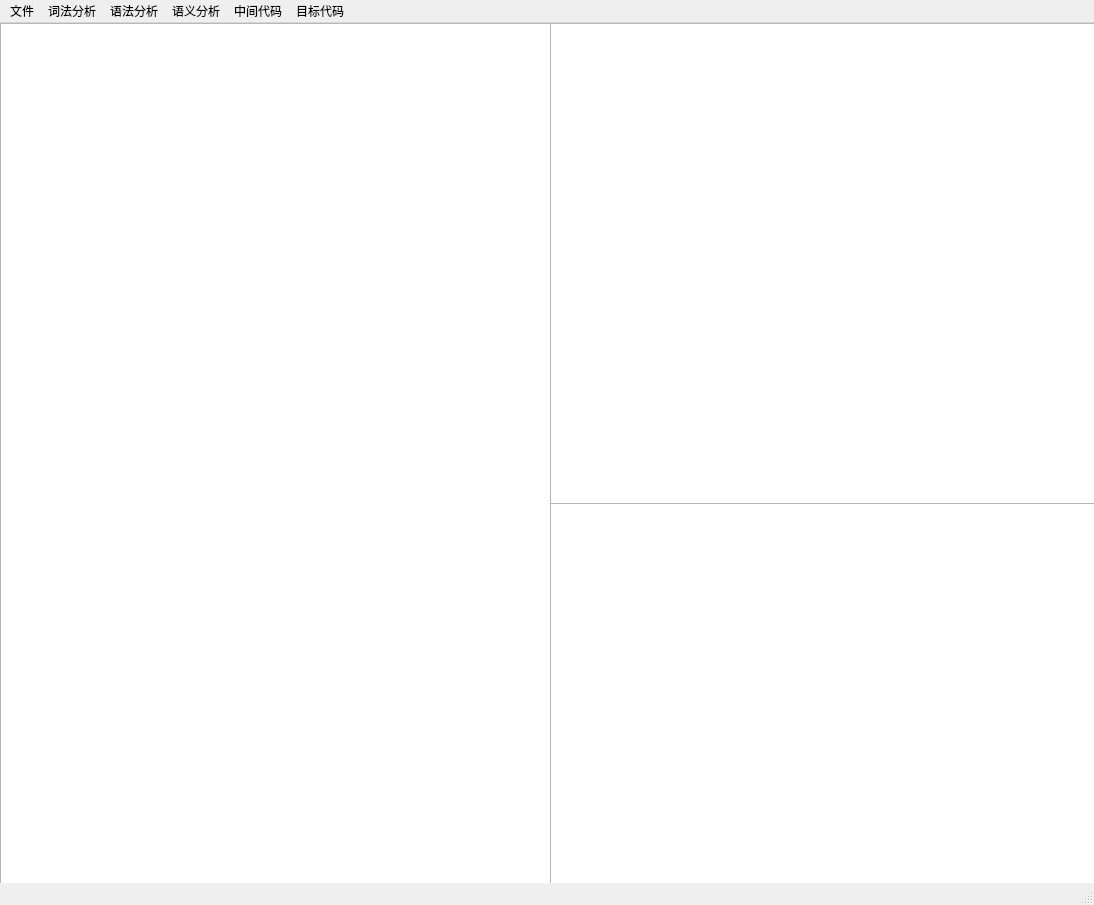
<?xml version="1.0" encoding="UTF-8"?>
<ui version="4.0">
 <class>MainWindow</class>
 <widget class="QMainWindow" name="MainWindow">
  <property name="geometry">
   <rect>
    <x>0</x>
    <y>0</y>
    <width>1094</width>
    <height>905</height>
   </rect>
  </property>
  <property name="windowTitle">
   <string>MainWindow</string>
  </property>
  <widget class="QWidget" name="centralwidget">
   <widget class="QTextBrowser" name="textBrowser">
    <property name="geometry">
     <rect>
      <x>0</x>
      <y>0</y>
      <width>551</width>
      <height>881</height>
     </rect>
    </property>
   </widget>
   <widget class="QTextBrowser" name="textBrowser_2">
    <property name="geometry">
     <rect>
      <x>550</x>
      <y>0</y>
      <width>551</width>
      <height>481</height>
     </rect>
    </property>
   </widget>
   <widget class="QTextBrowser" name="textBrowser_3">
    <property name="geometry">
     <rect>
      <x>550</x>
      <y>480</y>
      <width>551</width>
      <height>401</height>
     </rect>
    </property>
   </widget>
  </widget>
  <widget class="QStatusBar" name="statusbar"/>
  <widget class="QMenuBar" name="menubar">
   <property name="geometry">
    <rect>
     <x>0</x>
     <y>0</y>
     <width>1094</width>
     <height>26</height>
    </rect>
   </property>
   <widget class="QMenu" name="menu">
    <property name="title">
     <string>文件</string>
    </property>
   </widget>
   <widget class="QMenu" name="menu_2">
    <property name="title">
     <string>词法分析</string>
    </property>
   </widget>
   <widget class="QMenu" name="menu_3">
    <property name="title">
     <string>语法分析</string>
    </property>
   </widget>
   <widget class="QMenu" name="menu_4">
    <property name="title">
     <string>语义分析</string>
    </property>
   </widget>
   <widget class="QMenu" name="menu_5">
    <property name="title">
     <string>中间代码</string>
    </property>
   </widget>
   <widget class="QMenu" name="menu_6">
    <property name="title">
     <string>目标代码</string>
    </property>
   </widget>
   <addaction name="menu"/>
   <addaction name="menu_2"/>
   <addaction name="menu_3"/>
   <addaction name="menu_4"/>
   <addaction name="menu_5"/>
   <addaction name="menu_6"/>
  </widget>
 </widget>
 <resources/>
 <connections/>
</ui>
